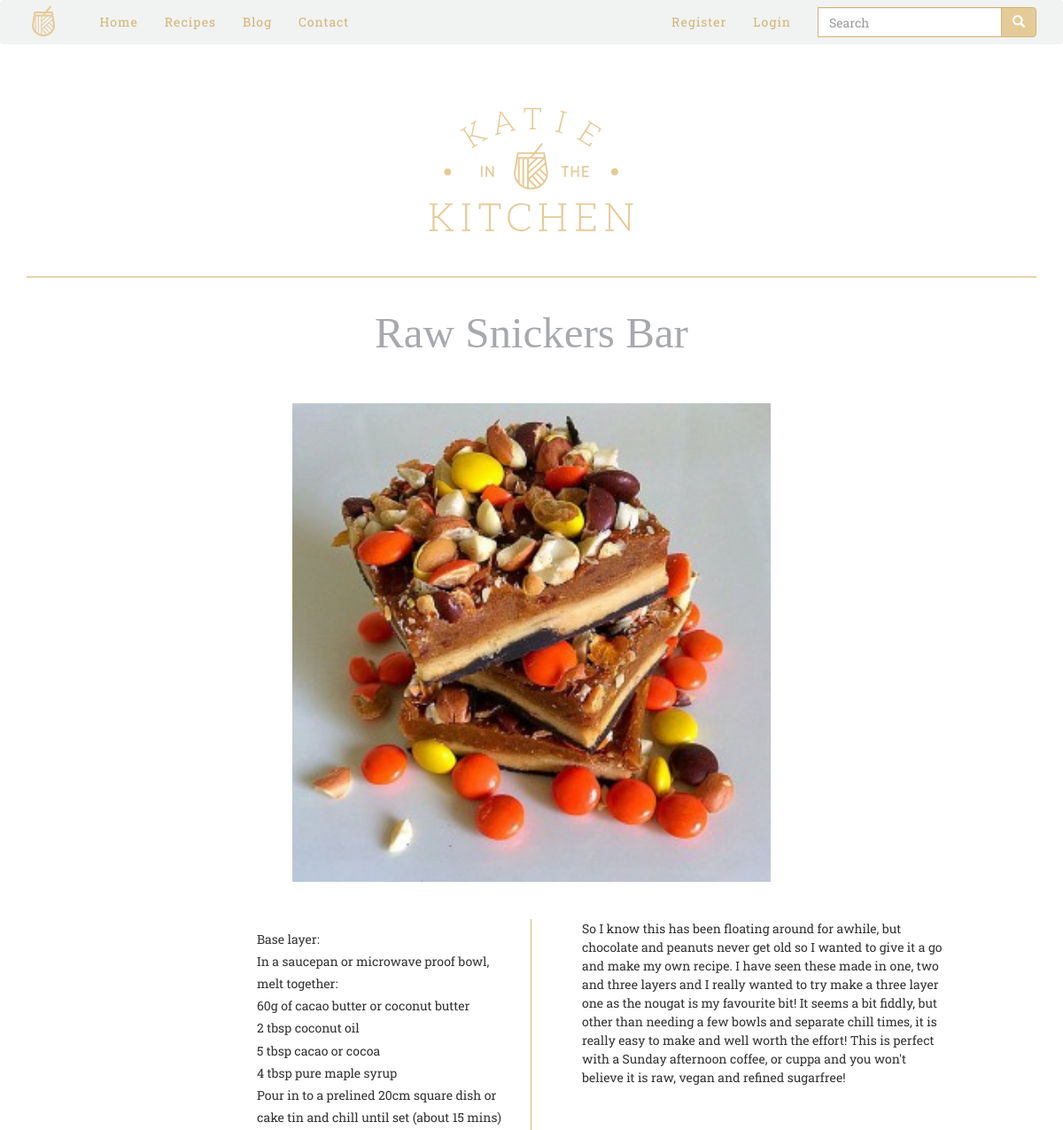
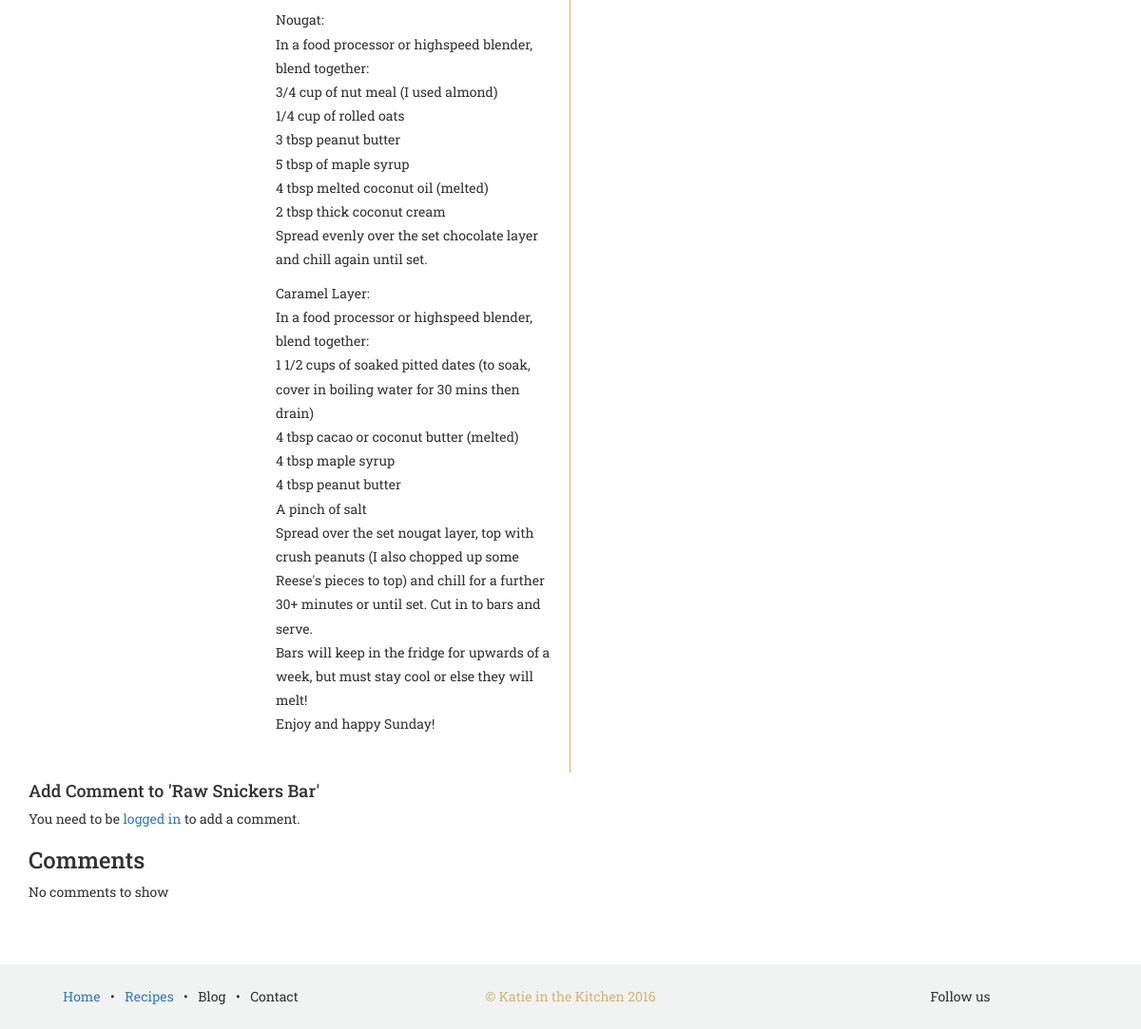
/?page=recipe&id=27, run on the app's committed database (2 pictures, top to bottom).
### tables this page shows
CREATE TABLE IF NOT EXISTS `recipes` (
`id` mediumint(8) unsigned NOT NULL,
  `title` varchar(250) NOT NULL,
  `subtitle` varchar(250) DEFAULT NULL,
  `description` text NOT NULL,
  `ingredients` text NOT NULL,
  `poster` varchar(255) DEFAULT NULL,
  `date_created` timestamp NOT NULL DEFAULT CURRENT_TIMESTAMP ON UPDATE CURRENT_TIMESTAMP,
  `category` varchar(100) NOT NULL
);

### App/Views/SingleRecipeView.php (called while the page is built, shortened)
<?php
class SingleRecipeView extends TemplateView
{
	public function render()
	{
		include "templates/master.inc.php";
	}
	protected function content()
	{
		extract($this->data);
		include "templates/singlerecipe.inc.php";
	}
}

### App/Controllers/RecipesController.php (called while the page is built, shortened)
<?php
class RecipesController extends Controller
{
	public function singlepage()
	{
		$recipe = new Recipes((int)$_GET['id']);
		$comments = $recipe->comments();
		$view = new SingleRecipeView(compact('recipe', 'newcomment', 'comments', 'tags'));
		$view->render();
	}
}

### index.php (called while the page is built, shortened)
<?php
require "routes.php";

### App/Models/DatabaseModel.php (called while the page is built, shortened)
<?php
abstract class DatabaseModel
{
	public $data = [];
	protected static $columns = [];
	protected static $fakeColumns = [];
	private static $db;
	public function __construct($input = null)
	{
		if(is_integer($input) && $input > 0 ){
			$this->find($input);
		}
	}
	protected static function getDatabaseConnection()
	{
		if (! self::$db) {
			$dsn = 'mysql:host=localhost;dbname=kitk;charset=utf8';
			self::$db = new PDO($dsn, 'root', '');
		self::$db->setAttribute(PDO::ATTR_ERRMODE, PDO::ERRMODE_EXCEPTION);
		self::$db->setAttribute(PDO::ATTR_EMULATE_PREPARES, false);
		}
		return self::$db;
	}
	public static function allBy($column, $value, $sortcolumn = "", $asc = true, $pageNumber=null, $pageSize=null)
	{
		$models = [];
		$db = static::getDatabaseConnection();
		$query = "SELECT " .implode("," , static::$columns). " FROM " . static::$tableName;
		$query .= " WHERE $column =:value";
		$statement = $db->prepare($query);
		$statement->bindValue(":value", $value);
		$statement->execute();
		return $models;
	}
	public function find ($id)
	{
		$db = static::getDatabaseConnection();
		$query = "SELECT " .implode("," , static::$columns). " FROM " . static::$tableName .
			" WHERE id = :id ";
		$statement = $db->prepare($query);
		$statement->bindValue(":id", $id);
		$statement->execute();
		$record = $statement->fetch(PDO::FETCH_ASSOC);
			$this->data = $record;
	}
	public function __get($name)
	{
		if (in_array($name, static::$columns) || in_array($name, static::$fakeColumns)) {
           return $this->data[$name];
         }
        throw new UnexpectedValueException("Property '$name' not found in the data variable.");
    }
	public function __set($name, $value)
	{
        $this->data[$name] = $value;
 	}
}

### App/Service/AuthenticationService.php (called while the page is built, shortened)
<?php
class AuthenticationService
{
	private static $currentUser;
	public function check()
	{
		return(static::$currentUser ? true : false);
	}
}

### App/Models/Recipes.php (called while the page is built, shortened)
<?php
class Recipes extends DatabaseModel
{
	public function comments()
	{
		$result = Comment::allBy('recipe_id', $this->id);
		return $result;
	}
}

### templates/singlerecipe.inc.php (the view, shortened to what this page needs)
<?php
	$errors = $newcomment->errors;
?>
<div class="container spacer">
<img src="images/KITK-logo.svg" class="img-responsive center-block" alt="Katie in the Kitchen logo" onerror="this.src='images/KITK-logo-error.png'">
<hr>
	<div class="row single-recipe">
		<div class="col-md-12">
			<h1 class="heading-script"><?= $recipe->title; ?></h1>
		</div>
	</div>
<div class="row single-recipe">
	<div class="col-md-3">
	</div>
	<div class="col-md-6">
		<img src="./images/poster/300h/<?= $recipe->poster ?>" alt="<?= $recipe->title ?> Recipe" class="img-responsive center-block">
	</div>
	<div class="col-md-3">
	</div>
</div>
<div class="row single-recipe">
	<div class="col-md-2">
	</div>
	<div class="col-md-4 vertical-line">
			<p><?= $recipe->ingredients; ?></p>
	</div>
	<div class="col-md-6 recipe-desc">
			<p><?= $recipe->description; ?></p>
	</div>
</div>
          <h4>Add Comment to '<?= $recipe->title ?>'</h4>
          <?php if (static::$auth->check()): ?>
            <form method="POST" action="./?page=comment.create" class="form-horizontal">
              <input type="hidden" name="recipe_id" value="<?= $recipe->id ?>">
              <div class="form-group <?php if ($errors['comment']): ?> has-error <?php endif; ?>">
                <label for="comment" class="col-sm-4 col-md-2 control-label">Comment</label>
                <div class="col-sm-8 col-md-10">
                  <textarea id="comment" class="form-control" name="comment" rows="5"></textarea>
                  <div class="help-block"><?= $errors['comment']; ?></div>
                </div>
              </div>
              <div class="form-group">
                <div class="col-sm-offset-4 col-sm-10 col-md-offset-2 col-md-10">
                  <button class="btn btn-success">
                    <span class="glyphicon glyphicon-ok"></span> Add Comment
                  </button>
                </div>
              </div>
            </form>
          <?php else: ?>
            <p>You need to be <a href="./?page=login">logged in</a> to add a comment.</p>
          <?php endif; ?>
          <h3>Comments</h3>
	  <?php if(count($comments) > 0) : ?>
  	  <?php foreach ($comments as $comment) : ?>
		  <div class="media">
		  	<div class="media-left">
			  		<img class="media-object" src="<?= $comment->user()->gravatar(48, 'retro') ; ?>" alt="avatar">
	  	    </div>
	  	  	<div class="media-body">
				  		<h4 class="media-heading"><?= $comment->user()->username; ?></h4>
				  		<p><?= $comment->comment; ?></p>
	  	  	</div>
	  	  </div>
				  <?php endforeach; ?>
			  	  <?php else: ?>
			  	  	<p>No comments to show</p>
			  	  <?php endif; ?>
</div>

### css/main.css (style rules this page uses)
body { font-family: 'Roboto Slab', serif; }
hr { display: block; height: 1.5px; border-top: 1px solid #D1B674; }
.heading-script { font-family: 'palm-canyon-drive'; color: #E5CB98; font-size: 3.5em; margin: 0; padding-bottom: 1em; text-align: center; }
.spacer { margin-top: 5em; }
.spacer > img { padding-bottom: 2em; }
.single-recipe { background-color: white; margin: 0 auto; }
.single-recipe .heading-script { padding-bottom: .2em; padding-top: .3em; color: #A7A9AC; }
.single-recipe img { width: 80vw; padding: 3em 0; }
.single-recipe ul { list-style: none; padding-left: 0; line-height: 1.8em; }
.recipe-desc > p { padding-left: 3em; line-height: 1.5em; max-width: 450px; }
.single-recipe .vertical-line { padding-left: 5em; }
@media (min-width: 992px) { .vertical-line { border-right: solid 1.5px #D1B674; padding-bottom: 2em; } }

### data on the page
recipes: title "Raw Snickers Bar", poster (picture), ingredients "Base layer: In a saucepan or microwave proof bowl, melt together: 60g of cacao butter or coconut butter 2 tbsp coconut oil 5 tbsp cacao or cocoa 4 tbsp pure maple syrup Pour in to a prelined 20cm square dish or cake tin and chill until set (about 15 mins) Nougat: In a food processor or highspeed blender, blend together: 3/4 cup of nut meal (I used almond) 1/4 cup of rolled oats 3 tbsp peanut butter 5 tbsp of maple syrup 4 tbsp melted coconut oil (melted) 2 tbsp thick coconut cream Spread evenly over the set chocolate layer and chill again until set. Caramel Layer: In a food processor or highspeed blender, blend together: 1 1/2 cups of soaked pitted dates (to soak, cover in boiling water for…", description "So I know this has been floating around for awhile, but chocolate and peanuts never get old so I wanted to give it a go and make my own recipe. I have seen these made in one, two and three layers and I really wanted to try make a three layer one as the nougat is my favourite bit! It seems a bit fiddly, but other than needing a few bowls and separate chill times, it is really easy to make and well worth the effort! This is perfect with a Sunday afternoon coffee, or cuppa and you won't believe it is raw, vegan and refined sugarfree!"
